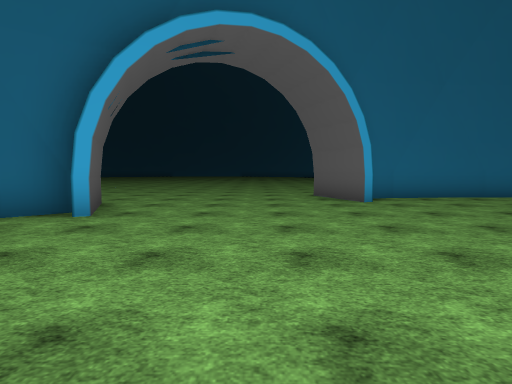
[1] (above)

24 first-person views from a walk through a scene from a Unity 3-D project. The camera is 1.4 m above the floor, tilts 4° down and sees 80° across. The floor is counted in squares, 2 m on a side. Each view is taken from the middle of a square. On the plan, view 1 faces up. The plan holds only what a view shows up to about 10 squares ahead; the rest is blank. The place goes on beyond the plan. The player character is not drawn. Some surface patterns are stand-ins.

[2]
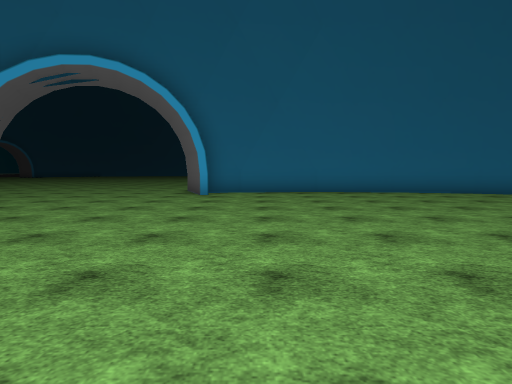

[3]
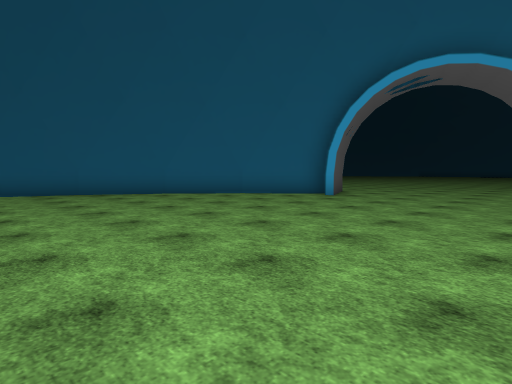

[4]
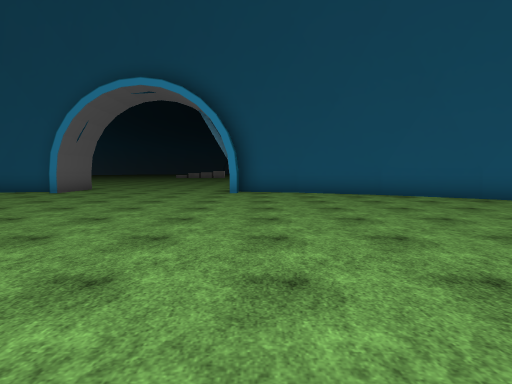

[5]
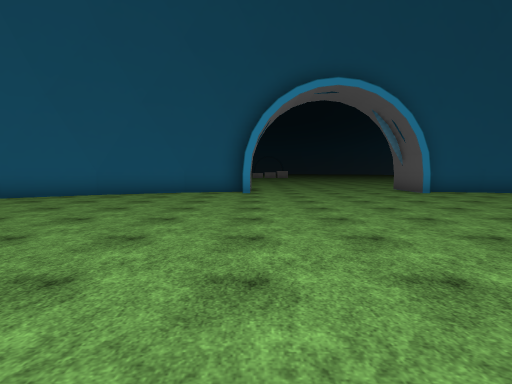

[6]
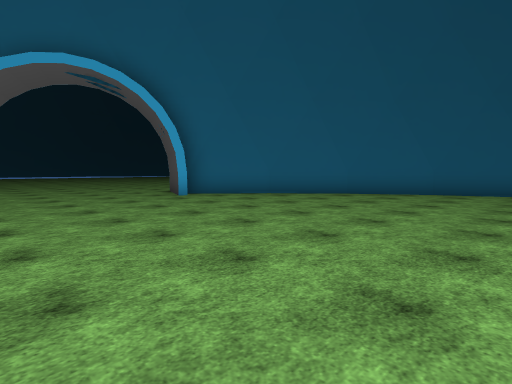

[7]
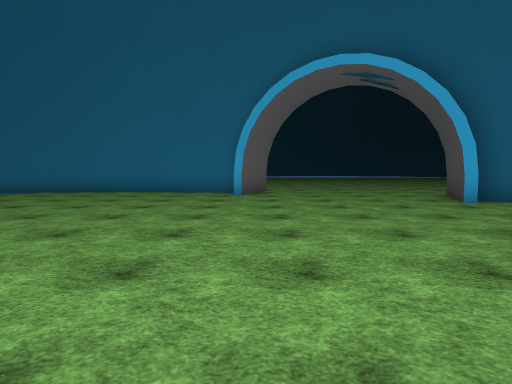

[8]
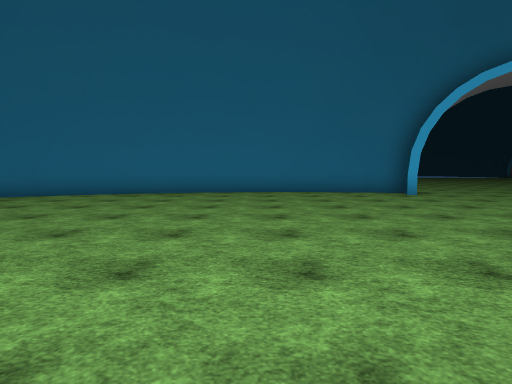

[9]
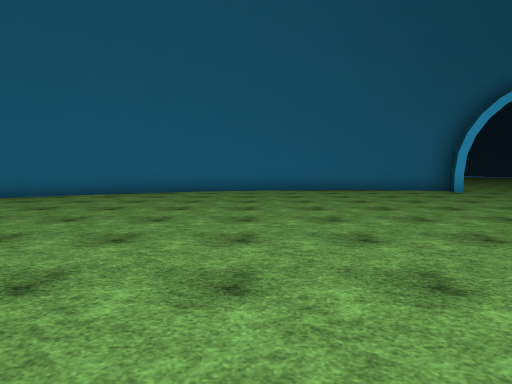

[10]
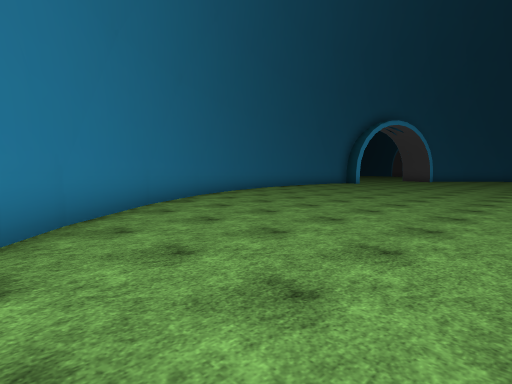

[11]
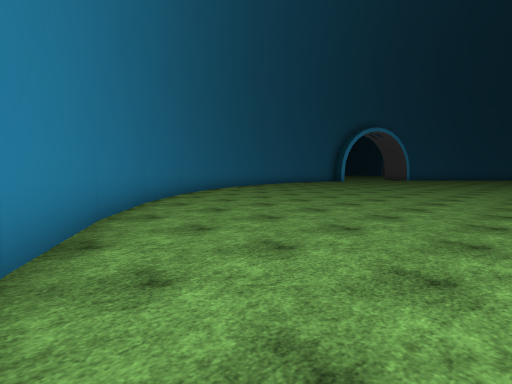

[12]
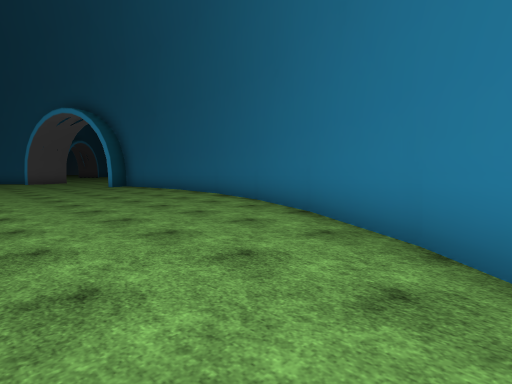

[13]
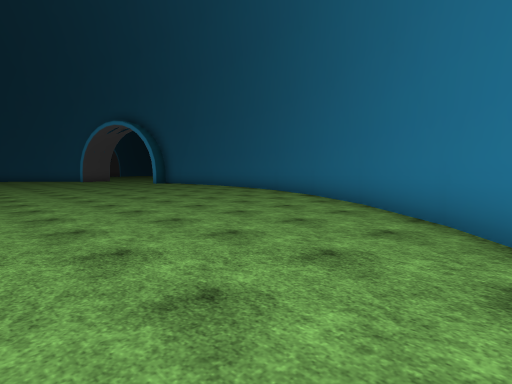

[14]
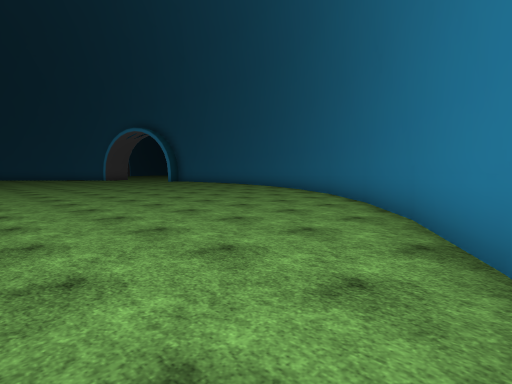

[15]
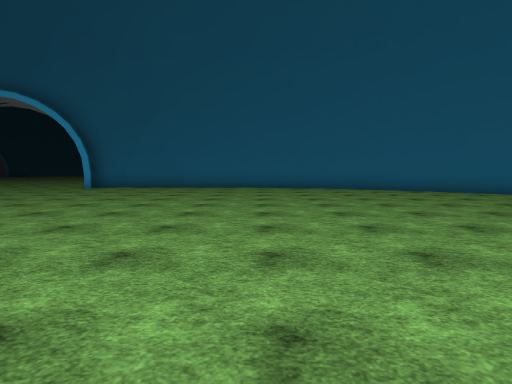

[16]
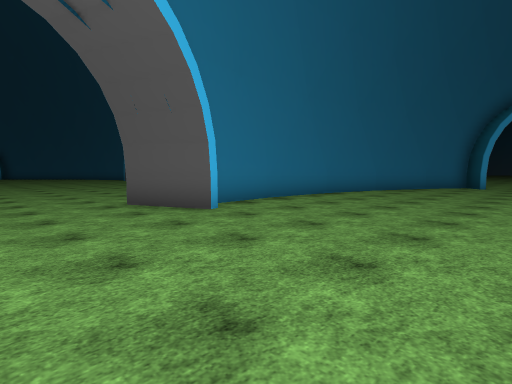

[17]
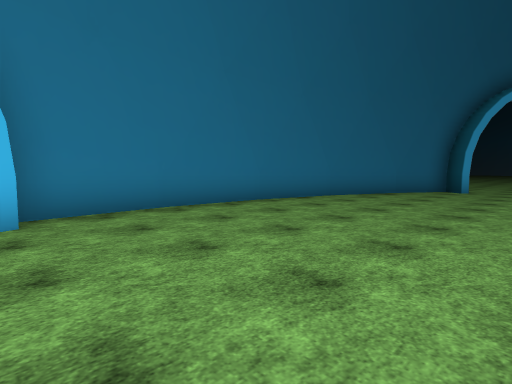

[18]
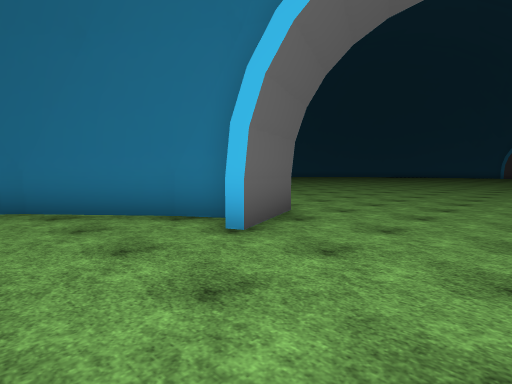

[19]
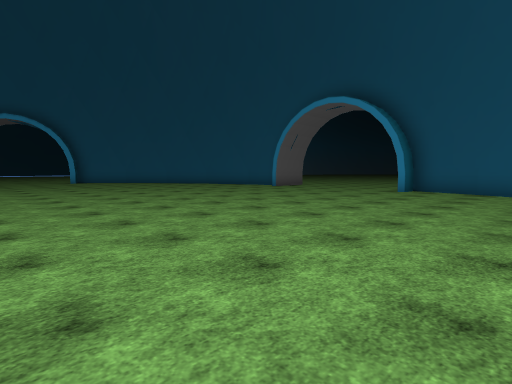

[20]
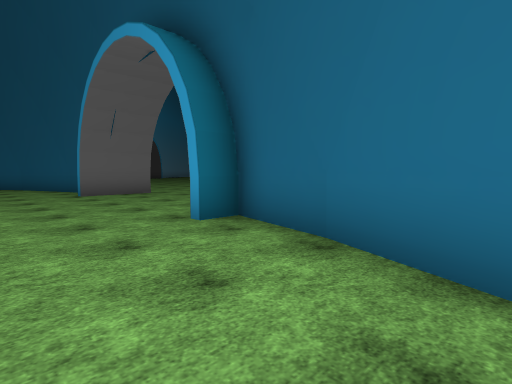

[21]
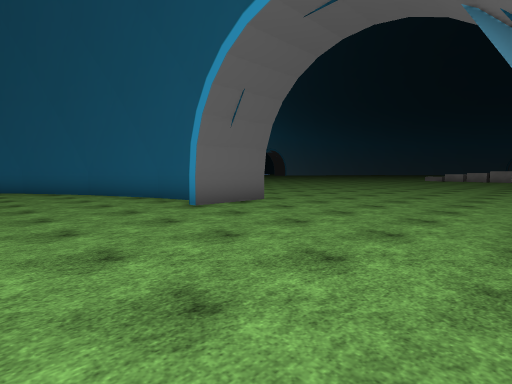

[22]
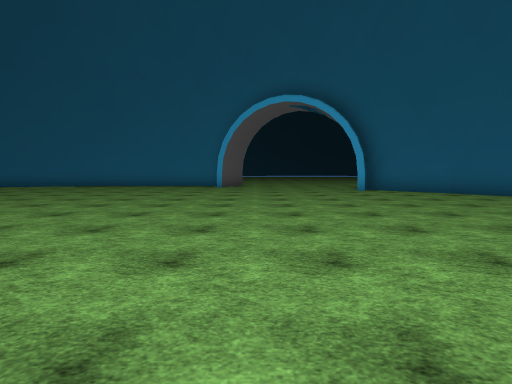

[23]
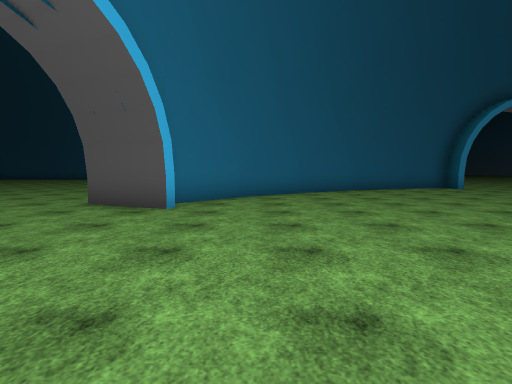

[24]
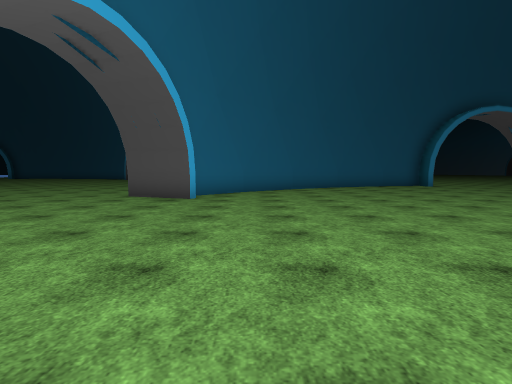

### Floor plan
Points are (right, up) in squares from view 1. A wall is a line through its corners. A room is listed if a view was taken in it or the views show most of it. See-through windows are left out.
Room 1 (views 1, 2, 3, 4, 5, 6, 7, 8, 9, 10, 11, 12, 13, 14, 15, 16, 17, 18, 19, 20, 21, 22, 23, 24)
walls: (-8.4, -4.8) (-9, -4.8); (2.4, 6.6) (1.6, 8.6); (-6.5, 1.7) (-7.8, -0.4); (-7.7, -0.2) (-8.8, -2.9); (-5, 3.5) (-6.6, 1.6); (-8.7, -2.7) (-9.2, -4.6); (-3, 5.1) (-5.1, 3.3); (3.6, 7.8) (2.5, 7.5); (-9.1, -11) (-8.7, -12.3); (6.2, 8) (3.4, 7.8); (2.5, 8.1) (3.2, 8.6); (-8.8, -12.2) (-7.8, -14.6); (3, 8.4) (5.2, 10.3); (-3.3, 6.5) (-2.5, 4.6); (8.6, 7.8) (6, 8); (-7.9, -14.5) (-6.5, -16.7); (10.9, 7.2) (8.5, 7.8); (-6.6, -16.6) (-5, -18.5); (-2.5, -19.6) (-3.3, -21.6); (-10.5, -10.2) (-8.4, -10.2); (13, 6.3) (10.7, 7.3); (-6.1, 5.6) (-3.6, 5.8); (-5.1, -18.4) (-3.1, -20.1); (15.2, 5) (12.9, 6.4); (2.6, -21.8) (2.3, -22.5) (3.5, -22.8); (17.1, 3.3) (15, 5.2); (5, 10.1) (5.3, 10.5); (18.6, 1.6) (17, 3.5); (19.8, -0.5) (18.5, 1.7); (3.4, -22.8) (6, -23); (5.9, -23) (8.6, -22.8); (1.8, -23.1) (2.4, -21.7); (-8.5, 5.9) (-5.9, 5.6); (8.4, -22.8) (10.9, -22.2); (10.6, -22.3) (13.1, -21.3); (12.9, -21.4) (15.1, -20); (15, -20.1) (17.1, -18.3); (18.4, -16.7) (19.8, -14.5); (16.9, -18.6) (18.6, -16.6); (-10.7, 6.4) (-8.3, 5.8); (-13, 7.4) (-10.5, 6.3); (-14, 8.9) (-14.5, 8.3) (-12.9, 7.3)
ways out: opening at (-15, 10.5); opening at (-11.7, -6.5)

Positions as (right, up) in squares from view 1, and headings:
1: (0, 0), facing up
2: (4, -2), facing up
3: (2, -3), facing up-left
4: (1, -4), facing left
5: (1, -10), facing left
6: (2, -12), facing down-left
7: (2, -13), facing down
8: (7, -13), facing down
9: (9, -12), facing down
10: (18, -14), facing down-left
11: (20, -12), facing down-left
12: (16, 2), facing up-left
13: (18, -1), facing up-left
14: (20, -3), facing up-left
15: (9, -5), facing up
16: (0, 11), facing down-left
17: (-3, 11), facing down-left
18: (-1, 11), facing down-right
19: (2, -1), facing down-left
20: (-6, -1), facing down-left
21: (-5, -5), facing down-left
22: (1, -9), facing down
23: (3, -18), facing left
24: (5, -18), facing left
